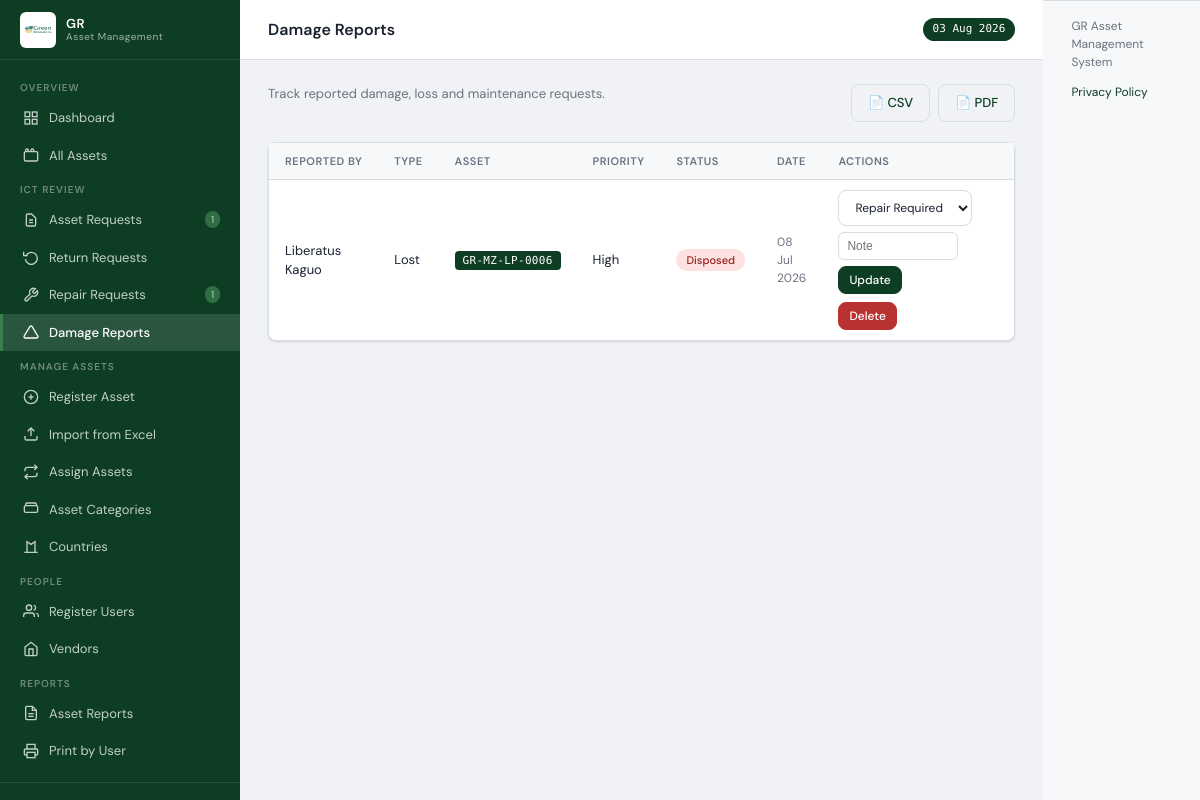
Page /requests/damage-reports (signed in) on the committed database.
### models.py (models this page shows, shortened)
class DamageReport(db.Model):
    __tablename__ = 'damage_reports'
    id              = db.Column(db.Integer, primary_key=True)
    asset_id        = db.Column(db.Integer, db.ForeignKey('assets.id'))
    reported_by_id  = db.Column(db.Integer, db.ForeignKey('users.id'), nullable=False)
    reviewed_by_id  = db.Column(db.Integer, db.ForeignKey('users.id'))
    report_type     = db.Column(db.String(30), nullable=False)
    description     = db.Column(db.Text, nullable=False)
    priority        = db.Column(db.String(20), default='medium', nullable=False)
    status          = db.Column(db.String(30), default='pending', nullable=False)
    admin_note      = db.Column(db.Text)
    reported_at     = db.Column(db.DateTime, default=datetime.utcnow)
    reviewed_at     = db.Column(db.DateTime)
    asset       = db.relationship('Asset', foreign_keys=[asset_id])
    reported_by = db.relationship('User',  foreign_keys=[reported_by_id])
    reviewed_by = db.relationship('User',  foreign_keys=[reviewed_by_id])

class User(UserMixin, db.Model):
    __tablename__ = 'users'
    id            = db.Column(db.Integer, primary_key=True)
    username      = db.Column(db.String(80),  unique=True, nullable=False)
    password_hash = db.Column(db.String(256), nullable=False)
    name          = db.Column(db.String(150), nullable=False)
    email         = db.Column(db.String(150))
    department    = db.Column(db.String(100))
    project_id    = db.Column(db.Integer, db.ForeignKey('projects.id'))
    role          = db.Column(db.String(20),  nullable=False, default='user')
    status        = db.Column(db.String(20),  nullable=False, default='active')
    force_password_change = db.Column(db.Boolean, nullable=False, default=False)
    created_at    = db.Column(db.DateTime,    default=datetime.utcnow)
    assigned_assets = db.relationship('Asset', foreign_keys='Asset.assigned_to_id',
                                      backref='assigned_user', lazy='dynamic')
    project         = db.relationship('Project', backref='users')
    return_records  = db.relationship('ReturnRecord', backref='user',
                                      foreign_keys='ReturnRecord.user_id', lazy='dynamic')
    @property
    def initials(self):
        p = self.name.split()
        return ''.join(x[0] for x in p[:2]).upper()
    @property
    def is_staff_portal(self):
        return self.role in ('user', 'finance')
    session_token = db.Column(db.String(128), nullable=True)
    last_login_at = db.Column(db.DateTime)
    last_login_ip = db.Column(db.String(100))
    @property
    def role_label(self):
        from models import Role
        role = Role.query.filter_by(name=self.role).first()
        if role:
            return role.label
        return {'admin':'Administrator','finance':'Finance Officer','user':'Staff User'}.get(self.role, self.role)

class Asset(db.Model):
    __tablename__ = 'assets'
    id             = db.Column(db.Integer, primary_key=True)
    asset_number   = db.Column(db.Integer, unique=True, nullable=False)
    tag            = db.Column(db.String(60), unique=True, nullable=False)
    name           = db.Column(db.String(200), nullable=False)
    serial_number  = db.Column(db.String(100))
    description    = db.Column(db.Text)
    price          = db.Column(db.Numeric(15,2), default=0)
    date_purchased = db.Column(db.Date)
    condition      = db.Column(db.String(20), default='good')
    status         = db.Column(db.String(20), default='active')
    location       = db.Column(db.String(150))
    assigned_on    = db.Column(db.Date)
    created_at     = db.Column(db.DateTime, default=datetime.utcnow)
    updated_at     = db.Column(db.DateTime, default=datetime.utcnow, onupdate=datetime.utcnow)
    category_id    = db.Column(db.Integer, db.ForeignKey('asset_categories.id'), nullable=False)
    project_id     = db.Column(db.Integer, db.ForeignKey('projects.id'), nullable=True)
    vendor_id      = db.Column(db.Integer, db.ForeignKey('vendors.id'))
    processor      = db.Column(db.String(200))
    age_years      = db.Column(db.Integer)
    age_months     = db.Column(db.Integer)
    assigned_to_id = db.Column(db.Integer, db.ForeignKey('users.id'))
    return_records = db.relationship('ReturnRecord', backref='asset', lazy='dynamic')

### routes/requests.py (the view)
@requests_bp.route('/damage-reports')
@login_required
def damage_reports():
    items = _damage_reports_query().all()
    return render_template('requests/damage_reports.html',
                           reports=items, review_mode=_show_all_requests())

### models.py (called while the page is built)
@login_manager.user_loader
def load_user(uid):
    return User.query.get(int(uid))

### routes/auth.py (called while the page is built, shortened)
@auth_bp.before_app_request
def _protect_session_token():
    if current_user.is_authenticated:
        token = session.get('session_token')
        if token:
            if current_user.session_token and token != current_user.session_token:
                logout_user()
                session.pop('session_token', None)

### routes/requests.py (called while the page is built)
def _damage_reports_query():
    if _show_all_requests():
        return DamageReport.query.order_by(
            DamageReport.status.asc(), DamageReport.reported_at.desc()
        )
    return DamageReport.query.filter_by(reported_by_id=current_user.id)\
        .order_by(DamageReport.reported_at.desc())

def _show_all_requests():
    if current_user.role == 'admin':
        return True
    if current_user.role == 'finance' and request.args.get('review') == '1':
        return True
    return False

### templates/requests/damage_reports.html (shortened to what this page needs)
{% extends 'base.html' %}
{% block page_title %}Damage Reports{% endblock %}
{% block content %}
<div class="page-title">
  <div class="page-title-text"><p>Track reported damage, loss and maintenance requests.</p></div>
  <div class="flex gap-2">
    <a href="{{ url_for('requests.damage_reports_csv') }}" class="btn btn-outline">📄 CSV</a>
    <a href="{{ url_for('requests.damage_reports_pdf') }}" class="btn btn-outline">📄 PDF</a>
  </div>
</div>
<div class="card">
  <div class="card-body">
    {% if reports %}
    <table>
      <thead><tr>{% if review_mode|default(false) %}<th>Reported By</th>{% endif %}<th>Type</th><th>Asset</th><th>Priority</th><th>Status</th><th>Date</th><th>Actions</th></tr></thead>
      <tbody>
        {% for r in reports %}
        <tr>
          {% if review_mode|default(false) %}<td>{{ r.reported_by.name }}</td>{% endif %}
          <td>{{ r.report_type|title }}</td>
          <td>{% if r.asset %}<span class="asset-tag" style="font-size:11px">{{ r.asset.tag }}</span>{% else %}—{% endif %}</td>
          <td>{{ r.priority|title }}</td>
          <td><span class="badge badge-{{ 'good' if r.status == 'completed' else 'poor' if r.status in ('rejected','disposed','beyond_repair') else 'fair' }}">{{ r.status|replace('_',' ')|title }}</span></td>
          <td class="text-muted text-sm">{{ r.reported_at.strftime('%d %b %Y') }}</td>
          <td>
            {% if review_mode|default(false) %}
            <div style="display:flex;flex-direction:column;gap:8px;min-width:160px">
              <form method="POST" action="{{ url_for('requests.review_damage_report', report_id=r.id) }}" style="display:flex;gap:6px;flex-wrap:wrap;align-items:center">
                <select name="status" class="filter-sel" style="font-size:12px">
                  <option value="repair_required">Repair Required</option>
                </select>
                <input name="admin_note" placeholder="Note" style="padding:6px 8px;border:1px solid var(--border);border-radius:6px;font-size:12px;width:120px">
                <button type="submit" class="btn btn-sm btn-primary">Update</button>
              </form>
              <form method="POST" action="{{ url_for('requests.delete_damage_report', report_id=r.id) }}" style="display:inline" onsubmit="return confirm('Delete this damage report?')">
                <button type="submit" class="btn btn-sm btn-danger">Delete</button>
              </form>
            </div>
            {% endif %}
          </td>
        </tr>
        {% endfor %}
      </tbody>
    </table>
    {% else %}
    <p class="text-muted" style="padding:40px;text-align:center">No damage reports yet.</p>
    {% endif %}
  </div>
</div>
{% endblock %}

### templates/base.html (style rules this page uses)
:root { --primary:#0d3d23;--primary-light:#196b36;--accent:#3b7f4d;--accent-light:#7ecc8c;--success:#1a7a4a;--danger:#b83232;--warning:#c87a00;--bg:#f0f2f5;--surface:#fff;--surface2:#f7f8fa;--border:#d8dce3;--text:#1a2230;--text-muted:#6b7280;--sidebar-w:240px;--header-h:60px;--radius:8px;--shadow:0 1px 3px rgba(0,0,0,.08),0 1px 2px rgba(0,0,0,.06);--shadow-md:0 4px 16px rgba(0,0,0,.12) }
* { box-sizing:border-box;margin:0;padding:0 }
body { font-family:'DM Sans',sans-serif;background:var(--bg);color:var(--text);font-size:14px;line-height:1.5;min-height:100vh }
a { color:inherit;text-decoration:none }
.btn { display:inline-flex;align-items:center;gap:6px;padding:8px 16px;border-radius:var(--radius);font-size:13px;font-weight:500;font-family:inherit;cursor:pointer;border:1px solid transparent;transition:all .15s;white-space:nowrap }
.btn-primary { background:var(--primary);color:#fff;border-color:var(--primary) }
.btn-outline { background:transparent;color:var(--primary);border-color:var(--border) }
.btn-danger { background:var(--danger);color:#fff;border-color:var(--danger) }
.btn-sm { padding:5px 10px;font-size:12px }
.card { background:var(--surface);border:1px solid var(--border);border-radius:var(--radius);box-shadow:var(--shadow);margin-bottom:20px }
.card-body { overflow-x:auto }
table { width:100%;border-collapse:collapse;font-size:13px }
thead th { background:var(--surface2);padding:10px 16px;text-align:left;font-size:11px;font-weight:600;text-transform:uppercase;letter-spacing:.5px;color:var(--text-muted);border-bottom:1px solid var(--border);white-space:nowrap }
tbody tr { border-bottom:1px solid var(--border);transition:background .1s }
tbody tr:last-child { border-bottom:none }
tbody td { padding:10px 16px;vertical-align:middle }
.badge { display:inline-flex;align-items:center;padding:3px 10px;border-radius:20px;font-size:11px;font-weight:500;white-space:nowrap }
.badge-poor { background:#fee2e2;color:#991b1b }
.asset-tag { font-family:'DM Mono',monospace;font-size:12px;background:var(--primary);color:#fff;padding:3px 8px;border-radius:4px;white-space:nowrap;letter-spacing:.3px }
.page-title { margin-bottom:20px;display:flex;align-items:flex-start;gap:12px }
.page-title-text { flex:1 }
.page-title-text p { font-size:13px;color:var(--text-muted);margin:0 }
.filter-sel { padding:8px 12px;border:1px solid var(--border);border-radius:var(--radius);font-family:inherit;font-size:13px;background:var(--surface);color:var(--text);outline:none }
.flex { display:flex }
.gap-2 { gap:8px }
.text-muted { color:var(--text-muted) }
.text-sm { font-size:12px }

### rows in the picture
DamageReport: reported_by.name "Liberatus Kaguo", report_type "Lost", asset.tag "GR-MZ-LP-0006", priority "High", status "Disposed", reported_at "08 Jul 2026"

### other values in the picture
{{ pr }} "1"
{{ rpr }} "1"
{{ now.strftime('%d %b %Y') }} "03 Aug 2026"
